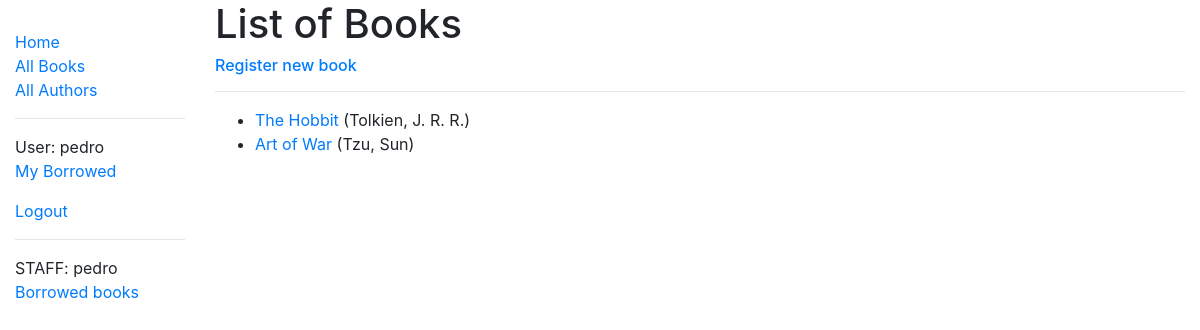
Page /catalog/book/ (signed in) on the earlier database version.
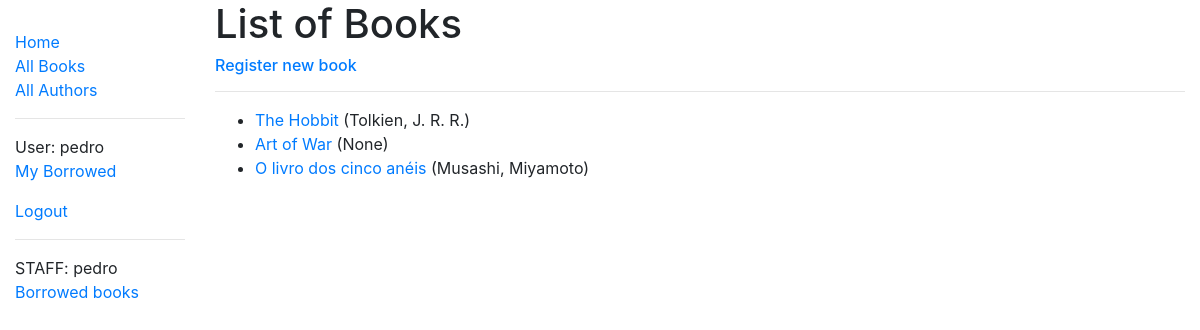
Same page on the later database version.
### catalog/models.py (models this page shows, shortened)
class Book(models.Model):
    title = models.CharField(max_length=200)
    author = models.ForeignKey('Author', on_delete=models.SET_NULL, null=True)
    summary = models.TextField(max_length=1000, help_text='Enter a brief description of the book')
    isbn = models.CharField('ISBN', max_length=13, help_text='13 Character <a href="https://www.isbn-international.org/content/what-isbn">ISBN number</a>')
    genre = models.ManyToManyField(Genre, help_text='Select a genre for this book')
    def get_absolute_url(self):
        return reverse('book-detail', args=[str(self.id)])
    def display_genre(self):
        return ', '.join(genre.name for genre in self.genre.all()[:3])
    display_genre.short_description = 'Genre'

class Author(models.Model):
    first_name = models.CharField(max_length=100)
    last_name = models.CharField(max_length=100)
    date_of_birth = models.DateField(null=True, blank=True)
    date_of_death = models.DateField('Died', null=True, blank=True)
    class Meta:
        ordering = ['last_name', 'first_name']
    def __str__(self):
        return f'{self.last_name}, {self.first_name}'

### catalog/views.py (the view)
# urls.py: path('book/', views.BookListView.as_view(), name='book'),
class BookListView(LoginRequiredMixin, generic.ListView):
    model = Book
    paginate_by = 5
    context_object_name = 'book_list'
    template_name = 'catalog/book_list.html'

### templates/catalog/book_list.html
{% extends 'base.html' %}
{% block content %}
    <h1>List of Books</h1>
    {% if book_list %}
      {% if user.is_staff %}
        <h6>
          <a href="{% url 'book-create' %}">Register new book</a>
        </h6>
      {% endif%}
    <hr>
    <ul>
      {% for book in book_list %}
      <li>
        <a href="{{ book.get_absolute_url }}">{{ book.title }}</a> ({{book.author}})
      </li>
      {% endfor %}
    </ul>
    {% else %}
      <p>There are no books in the library.</p>
    {% endif %}
{% endblock %}

Differences in the rows shown:
changed Book "Art of War": author "Tzu, Sun" → "None"
added Book: title "O livro dos cinco anéis", author "Musashi, Miyamoto"
